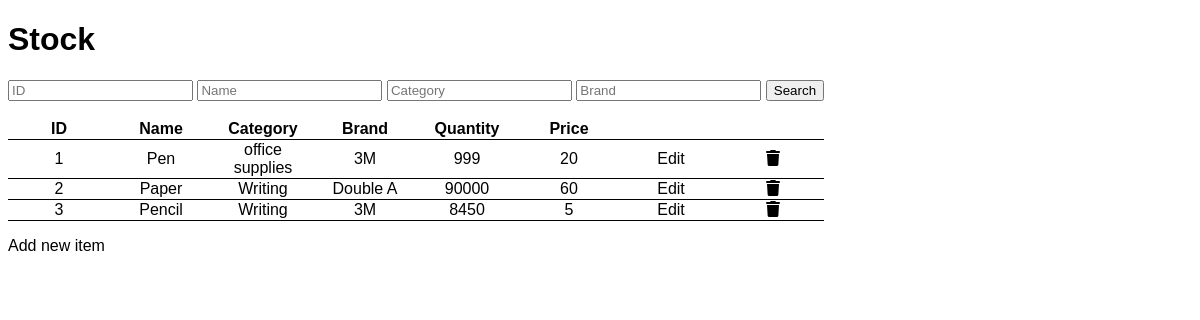
Before: / with the older database file.
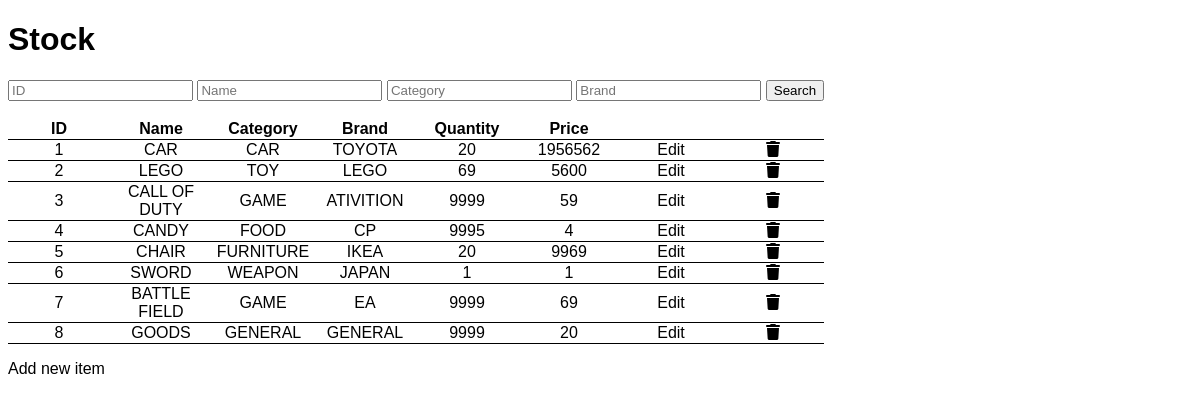
After: the same page with the newer database file.
### apps/members/models.py (models this page shows)
class stock(models.Model):
    item_name = models.CharField(max_length=255)
    cat = models.CharField(max_length=255)
    brand_name = models.CharField(max_length=255)
    qty = models.IntegerField()
    price = models.IntegerField()

### apps/members/views.py (the view)
# urls.py: path('', views.index, name='index'),
def index(request):
    st = stock.objects.all().values()
    template = loader.get_template('index.html')
    context = {
        'stock': st
    }
    return HttpResponse(template.render(context, request))

### template/index.html (shortened to what this page needs)
{% load static %}
<!DOCTYPE html>
<html>
<head>
    <link rel="stylesheet" href="{% static 'css/style.css'%}">
    <link rel="stylesheet" href="https://cdnjs.cloudflare.com/ajax/libs/font-awesome/6.1.2/css/all.min.css">
</head>
<body>
    <h1>Stock</h1>
    <form action="search_result/">
        <input type="search" name="sr_id" placeholder="ID">
        <input type="search" name="sr_na" placeholder="Name">
        <input type="search" name="sr_cat" placeholder="Category">
        <input type="search" name="sr_br" placeholder="Brand">
        <button type="submit">Search</button>
    </form>
    <br>
    <table>
        <tr>
            <th class="id">ID</th>
            <th>Name</th>
            <th>Category</th>
            <th>Brand</th>
            <th>Quantity</th>
            <th>Price</th>
            <th></th>
            <th></th>
        </tr>
        {% for x in stock %}
        <tr>
            <td class="id">{{x.id}}</td>
            <td>{{x.item_name}}</td>
            <td>{{x.cat}}</td>
            <td>{{x.brand_name}}</td>
            <td>{{x.qty}}</td>
            <td>{{x.price}}</td>
            <td><a href="update/{{x.id}}">Edit</a></td>
            <td>
                <a href="delete/{{x.id}}"><i class="fa fa-trash"></i></a>
            </td>
        </tr>
        {% endfor %}
    </table>
    <p>
        <a href="add/">Add new item</a>
    </p>
</body>
</html>

### static/css/style.css (style rules this page uses)
body { font-family: 'Trebuchet MS', 'Lucida Sans Unicode', 'Lucida Grande', 'Lucida Sans', Arial, sans-serif; overflow-x: hidden; }
table, th, td { border-bottom: 1px solid black; border-collapse: collapse; }
th { text-align: center; }
td { text-align: center; vertical-align: middle; height: max-content; width: 100px; }
th, td .id { width: fit-content; }
a:link, a:visited { color: black; text-decoration: none!important; }

Changed rows visible on the page:
changed stock id 1: item_name "Pen" → "CAR"; cat "office supplies" → "CAR"; brand_name "3M" → "TOYOTA"; qty "999" → "20"; price "20" → "1956562"
changed stock id 2: item_name "Paper" → "LEGO"; cat "Writing" → "TOY"; brand_name "Double A" → "LEGO"; qty "90000" → "69"; price "60" → "5600"
changed stock id 3: item_name "Pencil" → "CALL OF DUTY"; cat "Writing" → "GAME"; brand_name "3M" → "ATIVITION"; qty "8450" → "9999"; price "5" → "59"
added stock: id "4", item_name "CANDY", cat "FOOD", brand_name "CP", qty "9995", price "4"
added stock: id "5", item_name "CHAIR", cat "FURNITURE", brand_name "IKEA", qty "20", price "9969"
added stock: id "6", item_name "SWORD", cat "WEAPON", brand_name "JAPAN", qty "1", price "1"
added stock: id "7", item_name "BATTLE FIELD", cat "GAME", brand_name "EA", qty "9999", price "69"
added stock: id "8", item_name "GOODS", cat "GENERAL", brand_name "GENERAL", qty "9999", price "20"
